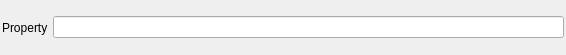
<?xml version="1.0" encoding="UTF-8"?>
<ui version="4.0">
 <class>StringWidget</class>
 <widget class="QWidget" name="StringWidget">
  <property name="geometry">
   <rect>
    <x>0</x>
    <y>0</y>
    <width>566</width>
    <height>55</height>
   </rect>
  </property>
  <property name="windowTitle">
   <string>StringWidget</string>
  </property>
  <layout class="QHBoxLayout" name="horizontalLayout">
   <property name="spacing">
    <number>5</number>
   </property>
   <property name="leftMargin">
    <number>2</number>
   </property>
   <property name="topMargin">
    <number>2</number>
   </property>
   <property name="rightMargin">
    <number>2</number>
   </property>
   <property name="bottomMargin">
    <number>2</number>
   </property>
   <item>
    <widget class="QLabel" name="StringWidgetLabel">
     <property name="text">
      <string>Property</string>
     </property>
    </widget>
   </item>
   <item>
    <widget class="QLineEdit" name="value"/>
   </item>
  </layout>
 </widget>
 <resources/>
 <connections/>
</ui>
